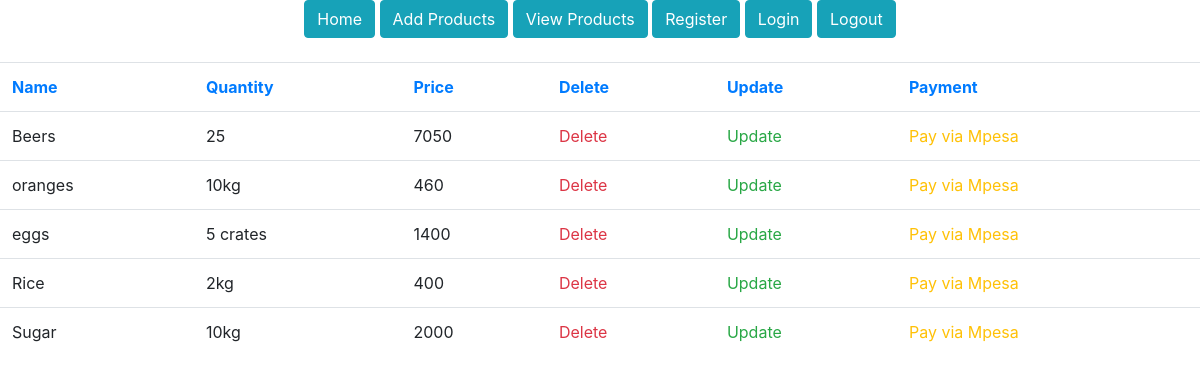
The page /products/ (signed in) on the database its author committed.
### morningDjangoProject/models.py (models this page shows)
class Product(models.Model):
    prod_name = models.CharField(max_length=30, blank= False , null=False)
    prod_quantity = models.CharField(max_length=30 , blank= False, null=False)
    prod_price = models.CharField(max_length=30, blank=False, null=False)

### morningDjangoProject/views.py (the view)
# urls.py: path('products/', general_views.view_products, name='products'),
@login_required
def view_products(request):
    products = Product.objects.all()
    return render(request, 'products.html', {'products': products})

### templates/products.html
{% extends 'base.html' %}
{% load static %}
{% block content %}
    <section class="products-section">
        <div class="products-section-container">
            <table class="table">
                <tr class="text-primary">
                    <th>Name</th>
                    <th>Quantity</th>
                    <th>Price</th>
                    <th>Delete</th>
                    <th>Update</th>
                    <th>Payment</th>
                </tr>
                {% for product in products %}
                <tr>
                    <td>{{ product.prod_name }}</td>
                    <td>{{ product.prod_quantity }}</td>
                    <td>{{ product.prod_price }}</td>
                    <td><a href="/delete-product/{{ product.id }}" class="text-danger">Delete</a></td>
                    <td><a href="/update-product/{{ product.id }}" class="text-success">Update</a></td>
                    <td><a href="/pay/{{ product.id }}" class="text-warning">Pay via Mpesa</a></td>
                </tr>
                {% endfor %}
            </table>
        </div>
    </section>
{% endblock %}

### rows shown on the page
Product: prod_name "Beers", prod_quantity "25", prod_price "7050"
Product: prod_name "oranges", prod_quantity "10kg", prod_price "460"
Product: prod_name "eggs", prod_quantity "5 crates", prod_price "1400"
Product: prod_name "Rice", prod_quantity "2kg", prod_price "400"
Product: prod_name "Sugar", prod_quantity "10kg", prod_price "2000"
